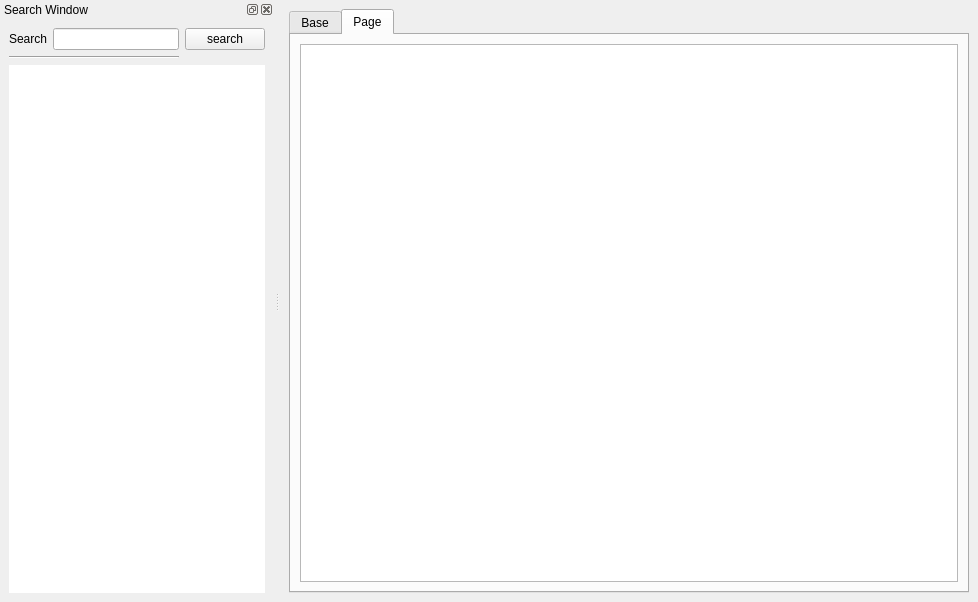
<?xml version="1.0" encoding="UTF-8"?>
<ui version="4.0">
 <class>App</class>
 <widget class="QMainWindow" name="App">
  <property name="geometry">
   <rect>
    <x>0</x>
    <y>0</y>
    <width>978</width>
    <height>602</height>
   </rect>
  </property>
  <property name="windowTitle">
   <string>web crawler</string>
  </property>
  <property name="windowIcon">
   <iconset>
    <normaloff>:/icons/images/icons8-bookmark-384.png</normaloff>:/icons/images/icons8-bookmark-384.png</iconset>
  </property>
  <widget class="QWidget" name="centralwidget">
   <layout class="QGridLayout" name="gridLayout_3">
    <item row="0" column="0">
     <widget class="QTabWidget" name="mainTab">
      <property name="currentIndex">
       <number>1</number>
      </property>
      <widget class="QWidget" name="base_tab">
       <attribute name="title">
        <string>Base</string>
       </attribute>
       <layout class="QGridLayout" name="gridLayout_2">
        <item row="0" column="0">
         <widget class="QLabel" name="base_label">
          <property name="styleSheet">
           <string notr="true">font: 11pt &quot;Helvetica&quot;;</string>
          </property>
          <property name="text">
           <string>Keyword</string>
          </property>
          <property name="margin">
           <number>10</number>
          </property>
         </widget>
        </item>
        <item row="0" column="1">
         <widget class="QPushButton" name="pushButton">
          <property name="text">
           <string>Domain</string>
          </property>
         </widget>
        </item>
        <item row="1" column="0">
         <widget class="QTableWidget" name="base_table">
          <property name="acceptDrops">
           <bool>true</bool>
          </property>
         </widget>
        </item>
        <item row="2" column="0">
         <widget class="QProgressBar" name="progressBar">
          <property name="value">
           <number>24</number>
          </property>
         </widget>
        </item>
        <item row="2" column="1">
         <widget class="QLabel" name="status_base_label">
          <property name="text">
           <string>0 links</string>
          </property>
         </widget>
        </item>
       </layout>
      </widget>
      <widget class="QWidget" name="keyword_tab">
       <property name="accessibleDescription">
        <string notr="true"/>
       </property>
       <attribute name="title">
        <string>Page</string>
       </attribute>
       <layout class="QGridLayout" name="gridLayout_5">
        <item row="0" column="0">
         <widget class="QTableView" name="keywordView"/>
        </item>
       </layout>
      </widget>
     </widget>
    </item>
   </layout>
  </widget>
  <widget class="QDockWidget" name="searchWidget">
   <property name="windowTitle">
    <string>Search Window</string>
   </property>
   <attribute name="dockWidgetArea">
    <number>1</number>
   </attribute>
   <widget class="QWidget" name="dockWidgetContents">
    <layout class="QGridLayout" name="gridLayout">
     <item row="2" column="0" colspan="2">
      <widget class="Line" name="line">
       <property name="orientation">
        <enum>Qt::Horizontal</enum>
       </property>
      </widget>
     </item>
     <item row="0" column="0">
      <widget class="QLabel" name="label_10">
       <property name="text">
        <string>Search</string>
       </property>
      </widget>
     </item>
     <item row="3" column="0" colspan="3">
      <widget class="QListWidget" name="SearchList">
       <property name="acceptDrops">
        <bool>false</bool>
       </property>
       <property name="frameShape">
        <enum>QFrame::NoFrame</enum>
       </property>
       <property name="dragEnabled">
        <bool>true</bool>
       </property>
       <property name="dragDropMode">
        <enum>QAbstractItemView::DragOnly</enum>
       </property>
      </widget>
     </item>
     <item row="0" column="1">
      <widget class="QLineEdit" name="Search_LineEdit"/>
     </item>
     <item row="0" column="2">
      <widget class="QPushButton" name="searchButton">
       <property name="text">
        <string>search</string>
       </property>
      </widget>
     </item>
    </layout>
   </widget>
  </widget>
  <action name="menuExit">
   <property name="icon">
    <iconset>
     <normaloff>:/icons/images/icons8-emergency-exit-96.png</normaloff>:/icons/images/icons8-emergency-exit-96.png</iconset>
   </property>
   <property name="text">
    <string>Exit</string>
   </property>
  </action>
  <action name="menuImport">
   <property name="icon">
    <iconset>
     <normaloff>:/icons/images/icons8-document-384.png</normaloff>:/icons/images/icons8-document-384.png</iconset>
   </property>
   <property name="text">
    <string>Import</string>
   </property>
  </action>
  <action name="actionUnion">
   <property name="icon">
    <iconset>
     <normaloff>:/icons/images/icons8-group-layouts-96.png</normaloff>:/icons/images/icons8-group-layouts-96.png</iconset>
   </property>
   <property name="text">
    <string>Union</string>
   </property>
  </action>
 </widget>
 <resources/>
 <connections/>
</ui>
